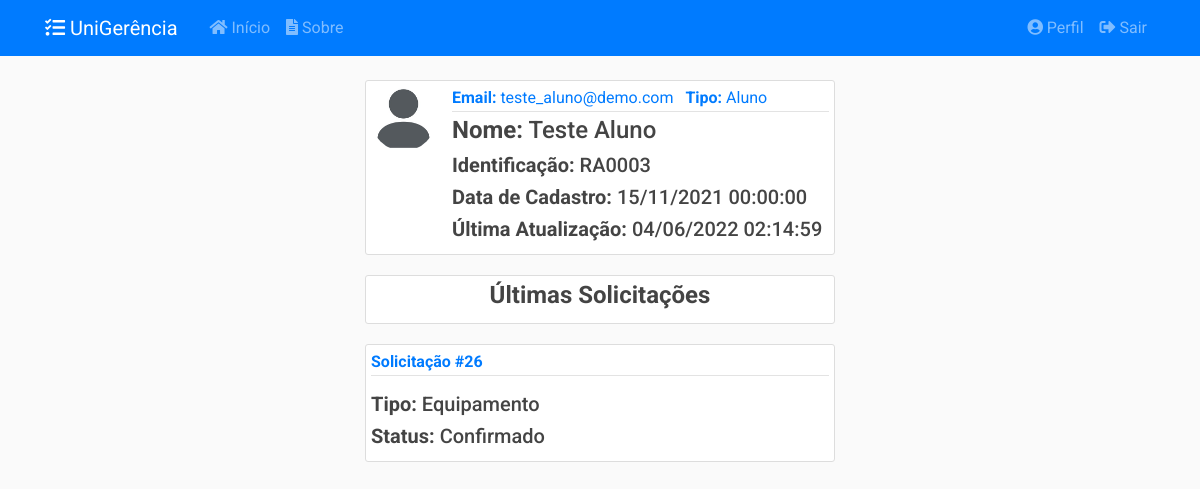
The page /usuarios/3 (signed in) on the database as committed earlier.
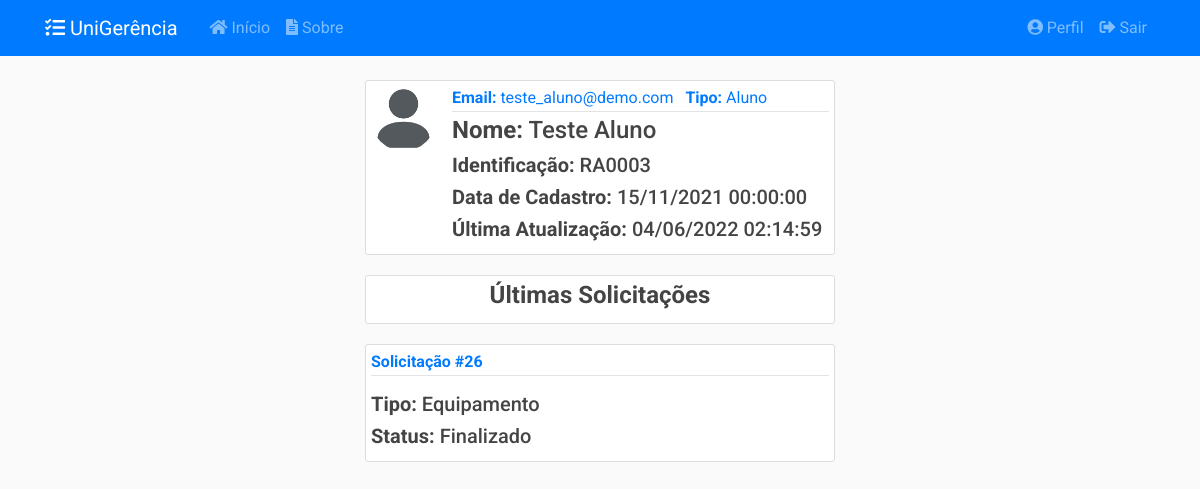
The same page on the database as committed later.
### app/models/usuarios.py (models this page shows, shortened)
class Usuario(db.Model, UserMixin):
    __tablename__ = 'usuarios'
    __table_args__ = {'extend_existing': True}
    id = db.Column(db.Integer, primary_key=True)
    nome = db.Column(db.String(100), nullable=False)
    identificacao = db.Column(db.String(20), unique=True, nullable=False)
    email = db.Column(db.String(100), unique=True, nullable=False)
    senha = db.Column(db.String(60), nullable=False)
    data_cadastro = db.Column(db.DateTime, nullable=False,
                              default=datetime.now().astimezone(fuso_horario))
    data_atualizacao = db.Column(db.DateTime, nullable=True)
    tipo = db.Column(db.Enum(TipoUsuario), nullable=False)
    ativo = db.Column(db.Boolean, nullable=False, default=True)
    imagem_perfil = db.Column(db.String(20), nullable=False,
                              default='default.jpg')
    posts = db.relationship('Post', backref='autor',
                            foreign_keys='Post.usuario_id', lazy=True)
    recipiente = db.relationship('Post', backref='destinatario',
                                 foreign_keys='Post.destinatario_id', lazy=True)
    solicitacoes = db.relationship('Solicitacao', backref='autor', lazy=True)
    relatorios = db.relationship('Relatorio', backref='autor', lazy=True)
    def recupera_id(usuario_id):
        return Usuario.query.filter_by(id=usuario_id).filter_by(ativo=True).first_or_404()
    @staticmethod
    def verifica_admin(self):
        if self.tipo.name == 'ADMIN':
            return True
        else:
            return False
    def __repr__(self):
        return f"{self.nome} ({self.identificacao})"

### app/models/solicitacoes.py (models this page shows, shortened)
class Solicitacao(db.Model):
    __tablename__ = 'solicitacoes'
    __table_args__ = {'extend_existing': True}
    id = db.Column(db.Integer, primary_key=True)
    status = db.Column(db.Enum(Status), default=Status.ABERTO.name)
    data_abertura = db.Column(db.DateTime, nullable=False,
                              default=datetime.now().astimezone(fuso_horario))
    data_inicio_pref = db.Column(db.Date, nullable=False)
    data_fim_pref = db.Column(db.Date, nullable=False)
    data_retirada = db.Column(db.DateTime, nullable=True)
    data_devolucao = db.Column(db.DateTime, nullable=True)
    data_cancelamento = db.Column(db.DateTime, nullable=True)
    data_finalizacao = db.Column(db.DateTime, nullable=True)
    quantidade = db.Column(db.Integer, nullable=False, default=0)
    descricao = db.Column(db.String(20), nullable=False)
    tipo = db.Column(db.String(20), nullable=False)
    ativo = db.Column(db.Boolean, nullable=False, default=True)
    usuario_id = db.Column(db.Integer, db.ForeignKey('usuarios.id'),
                           nullable=False)
    turno_id = db.Column(db.Integer, db.ForeignKey('turnos.id'),
                           nullable=False)
    turno = db.relationship('Turno', back_populates='solicitacoes')
    def recupera_ultimas_autor(usuario, limite):
        return Solicitacao.query.filter_by(autor=usuario).filter_by(
            ativo=True).order_by(Solicitacao.id.desc()).limit(limite)
    __mapper_args__ = {
        'polymorphic_identity': 'SOLICITACAO',
        'polymorphic_on': tipo
    }

class SolicitacaoEquipamento(Solicitacao):
    __tablename__ = 'solicitacoes_equipamentos'
    id = db.Column(db.Integer, db.ForeignKey('solicitacoes.id'), primary_key=True)
    tipo_eqp_id = db.Column(db.Integer, db.ForeignKey('tipos_equipamento.id'),
                           nullable=True)
    equipamentos = db.relationship('Equipamento', secondary=solicitacao_e,
                                   back_populates='solicitacoes')
    tipo_eqp = db.relationship('TipoEquipamento', back_populates='solicitacoes')
    __mapper_args__ = {
        'polymorphic_identity': 'EQUIPAMENTO'
    }

class Solicitacao(db.Model):
    __tablename__ = 'solicitacoes'
    __table_args__ = {'extend_existing': True}
    id = db.Column(db.Integer, primary_key=True)
    status = db.Column(db.Enum(Status), default=Status.ABERTO.name)
    data_abertura = db.Column(db.DateTime, nullable=False,
                              default=datetime.now().astimezone(fuso_horario))
    data_inicio_pref = db.Column(db.Date, nullable=False)
    data_fim_pref = db.Column(db.Date, nullable=False)
    data_retirada = db.Column(db.DateTime, nullable=True)
    data_devolucao = db.Column(db.DateTime, nullable=True)
    data_cancelamento = db.Column(db.DateTime, nullable=True)
    data_finalizacao = db.Column(db.DateTime, nullable=True)
    quantidade = db.Column(db.Integer, nullable=False, default=0)
    descricao = db.Column(db.String(20), nullable=False)
    tipo = db.Column(db.String(20), nullable=False)
    ativo = db.Column(db.Boolean, nullable=False, default=True)
    usuario_id = db.Column(db.Integer, db.ForeignKey('usuarios.id'),
                           nullable=False)
    turno_id = db.Column(db.Integer, db.ForeignKey('turnos.id'),
                           nullable=False)
    turno = db.relationship('Turno', back_populates='solicitacoes')
    def recupera_ultimas_autor(usuario, limite):
        return Solicitacao.query.filter_by(autor=usuario).filter_by(
            ativo=True).order_by(Solicitacao.id.desc()).limit(limite)
    __mapper_args__ = {
        'polymorphic_identity': 'SOLICITACAO',
        'polymorphic_on': tipo
    }

### app/controllers/usuarios.py (the view)
@usuarios.route("/<int:usuario_id>", methods=['GET'])
@login_required
@admin_required
def usuario(usuario_id):
    usuario = Usuario.recupera_id(usuario_id)
    solicitacoes = Solicitacao.recupera_ultimas_autor(usuario, 5)
    return render_template('usuarios/usuario.html',
                           title=usuario, usuario=usuario,
                           solicitacoes=solicitacoes)

### app/models/usuarios.py (called while the page is built)
@login_manager.user_loader
def load_user(user_id):
    return Usuario.query.get(int(user_id))

def admin_required(f):
    @wraps(f)
    def wrap(*args, **kwargs):
        if Usuario.verifica_admin(current_user):
            return f(*args, **kwargs)
        else:
            flash('Você não tem autorização para acessar esta página.', 'danger')
        return redirect(url_for('principal.inicio'))
    return wrap

### app/templates/usuarios/usuario.html
{% extends "layout.html" %}
{% block conteudo %}
<article class="media content-section">
    <img class="rounded-circle article-img" src="{{ url_for('static', filename='img_perfil/' + usuario.imagem_perfil) }}">
    <div class="media-body">
        <div class="article-metadata">
            <a class="mr-2"><strong>Email:</strong> {{ usuario.email }}</a>
            <a class="mr-2"><strong>Tipo:</strong> {{ usuario.tipo.value }}</a>
        </div>
        <h4 class="article-title"><strong>Nome:</strong> {{ usuario.nome }}</h4>
        <h5 class="article-content"><strong>Identificação:</strong> {{ usuario.identificacao }}</h5>
        <h5 class="article-content"><strong>Data de Cadastro:</strong> {{ usuario.data_cadastro.strftime('%d/%m/%Y %H:%M:%S') }}</h5>
        {% if usuario.data_atualizacao %}
            <h5 class="article-content"><strong>Última Atualização:</strong> {{ usuario.data_atualizacao.strftime('%d/%m/%Y %H:%M:%S') }}</h5>
        {% endif %}
    </div>
</article>
<article class="media content-section">
    <div class="media-body">
        <h4 class="article-content text-center"><strong>Últimas Solicitações</strong></h4>
    </div>
</article>
{% for solicitacao in solicitacoes %}
<article class="media content-section">
    <div class="media-body">
        <div class="article-metadata mb-3">
            <a class="mr-2" href="{{ url_for('solicitacoes.solicitacao', solicitacao_id=solicitacao.id )}}"><strong>Solicitação #{{ solicitacao.id }}</strong></a>
        </div>
        {% if solicitacao.tipo == 'EQUIPAMENTO' %}
        <h5 class="article-content"><strong>Tipo:</strong> Equipamento</h5>
        {% elif solicitacao.tipo == 'SALA' %}
        <h5 class="article-content"><strong>Tipo:</strong> Sala</h5>
        {% endif %}
        <h5 class="article-content"><strong>Status:</strong> {{ solicitacao.status.value }}</h5>
    </div>
</article>
{% endfor %}
{% endblock conteudo %}

### app/templates/layout.html (shortened to what this page needs)
<!DOCTYPE html>
<html>
<head>
    <link rel="stylesheet" type="text/css" href="{{ url_for('static', filename='css/bootstrap4.min.css') }}">
    <link rel="stylesheet" type="text/css" href="{{ url_for('static', filename='css/main.css') }}">
    <link rel="stylesheet" type="text/css" href="https://cdn.datatables.net/v/dt/jszip-2.5.0/dt-1.12.1/b-2.2.3/b-colvis-2.2.3/b-html5-2.2.3/b-print-2.2.3/cr-1.5.6/date-1.1.2/fh-3.2.3/r-2.3.0/rg-1.2.0/rr-1.2.8/sc-2.0.6/sp-2.0.1/sl-1.4.0/datatables.min.css"/>
    <link rel="stylesheet" type="text/css" href="{{ url_for('static', filename='css/select2.min.css') }}"/>
    <link rel="stylesheet" type="text/css" href="{{ url_for('static', filename='css/select2-bootstrap.min.css') }}">
    <link rel="stylesheet" type="text/css" href="https://pro.fontawesome.com/releases/v5.15.0/css/all.css">
</head>
<body>
    <header class="site-header">
        <nav class="navbar navbar-expand-md navbar-dark bg-primary fixed-top">
            <div class="container">
                <a class="navbar-brand mr-4" href="{{ url_for('principal.inicio') }}"><i class="fas fa-tasks"></i> UniGerência</a>
                <div class="collapse navbar-collapse" id="navbarToggle">
                    <div class="navbar-nav mr-auto">
                        <a class="nav-item nav-link" href="{{ url_for('principal.inicio') }}"><i class="fas fa-home"></i>&nbsp;Início</a>
                        <a class="nav-item nav-link" href="{{ url_for('principal.sobre') }}"><i class="fas fa-file-alt"></i>&nbsp;Sobre</a>
                    </div>
                    <div class="navbar-nav">
                    {% if current_user.is_authenticated %}
                        <a class="nav-item nav-link" href="{{ url_for('usuarios.perfil') }}"><i class="fas fa-user-circle"></i>&nbsp;Perfil</a>
                        <a class="nav-item nav-link" href="{{ url_for('usuarios.logout') }}"><i class="fas fa-sign-out-alt"></i>&nbsp;Sair</a>
                    {% else %}
                        <a class="nav-item nav-link" href="{{ url_for('usuarios.login') }}"><i class="fas fa-sign-in-alt"></i>&nbsp;Login</a>
                        <a class="nav-item nav-link" href="{{ url_for('usuarios.registrar') }}"><i class="fas fa-address-card"></i>&nbsp;Registre-se</a>
                    {% endif %}
                    </div>
                </div>
            </div>
        </nav>
    </header>
    <main role="main" class="container-fluid">
        <div class="row justify-content-lg-center">
            <div class="col-lg-5 align-self-lg-center">
            {% block conteudo %}{% endblock %}
            </div>
        </div>
    </main>
</body>
</html>

### app/static/css/main.css (style rules this page uses)
body { background: #fafafad5; color: #333333; margin-top: 5rem; font-family: 'Roboto' !important; }
h1, h2, h3, h4, h5, h6 { color: #444444; }
html { scroll-behavior: smooth; }
.content-section { background: #ffffff; padding: 5px 5px; border: 1px solid #dddddd; border-radius: 3px; margin-bottom: 20px; }
.article-title { color: #444444; }
.article-content { white-space: pre-line; }
.article-img { height: 65px; width: 65px; margin-right: 16px; }
.article-metadata { padding-bottom: 1px; margin-bottom: 4px; border-bottom: 1px solid #e3e3e3 }

Rows that differ between the two databases and show on the page:
changed through a linked row, SolicitacaoEquipamento id 26: status.value "Confirmado" → "Finalizado"
